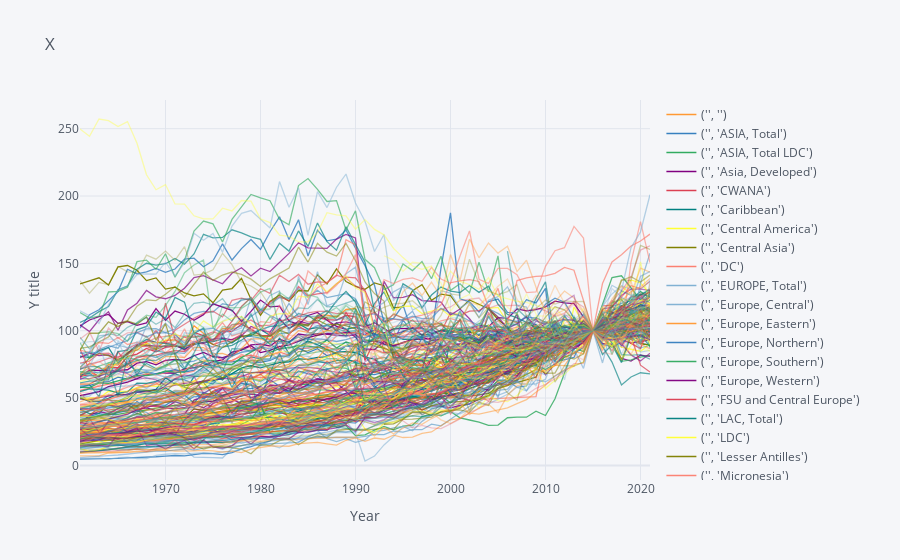

Notebook source saved alongside this figure:
### Code cell
import cufflinks as cf
cf.go_offline()

df = get_ag_data()

df['Output'].unstack().T.iplot(title="X", yTitle='Y title', xTitle='Year')
